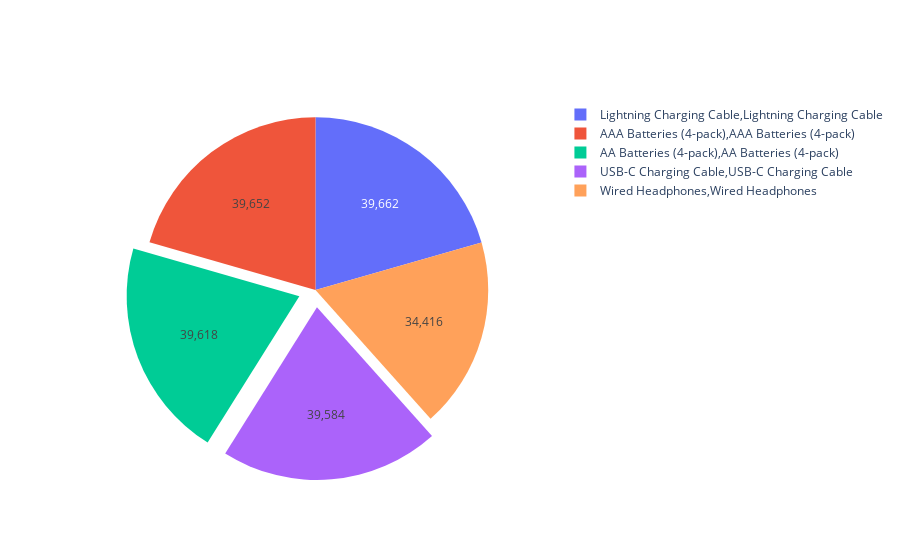

The cell this chart's notebook holds for it:
### Code cell
iplot([trace])

### Figure 1 — Plotly figure (JSON) as saved in the notebook; plotly's stock layout.template omitted (floating-point values rounded to 4 significant figures)
{"data": [{"hoverinfo": "label+percent", "labels": ["Lightning Charging Cable,Lightning Charging Cable", "AAA Batteries (4-pack),AAA Batteries (4-pack)", "AA Batteries (4-pack),AA Batteries (4-pack)", "USB-C Charging Cable,USB-C Charging Cable", "Wired Headphones,Wired Headphones"], "pull": [0, 0, 0.1, 0.1, 0], "textinfo": "value", "type": "pie", "values": [39662, 39652, 39618, 39584, 34416]}], "layout": {}}
